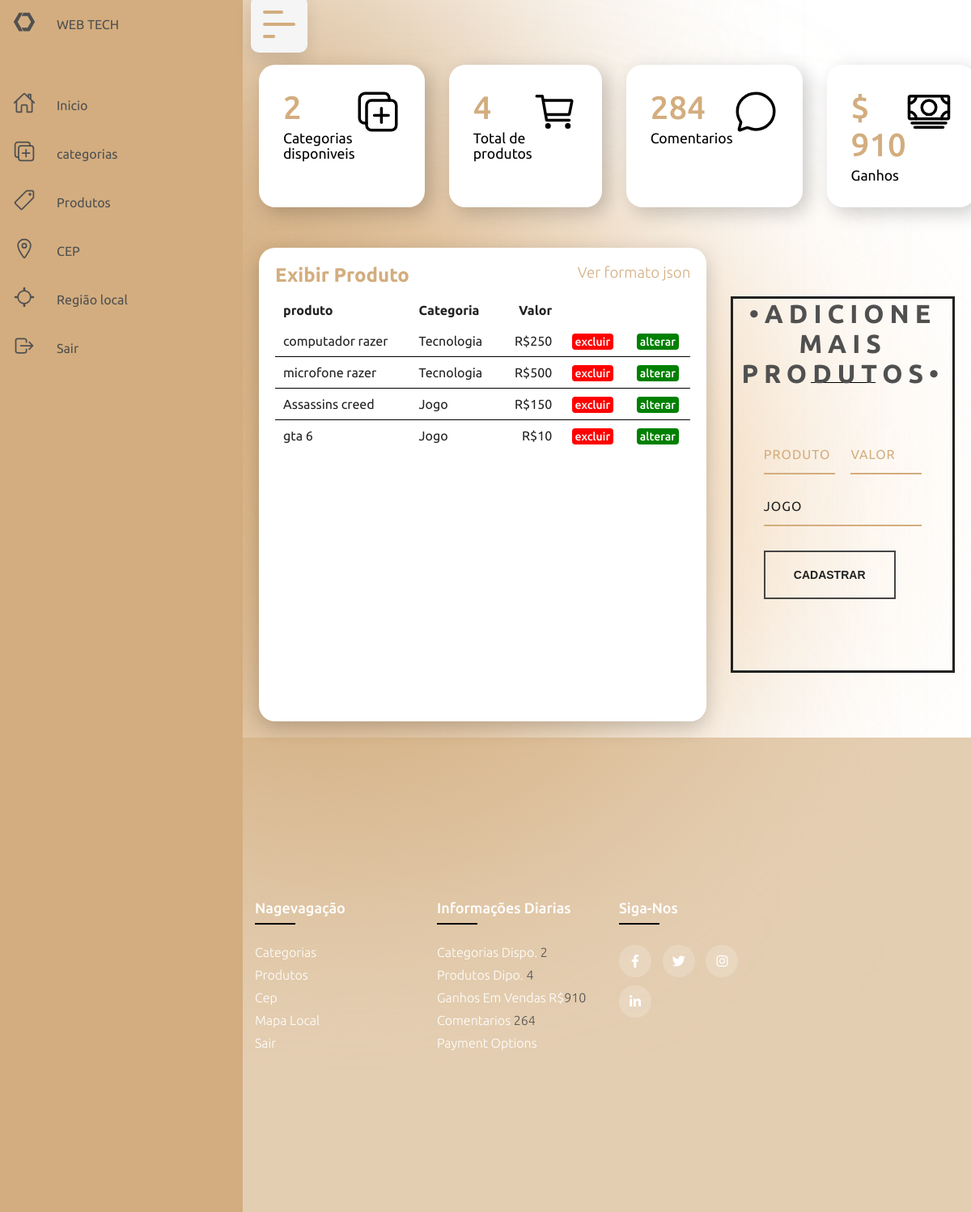
Page /produto-exibir.php?idProduto=3&produto=Assassins creed&categoria=Jogo&valor=150 on the committed database.
### tables this page shows
CREATE TABLE `tbproduto` (
  `idProduto` int(11) NOT NULL,
  `produto` varchar(50) DEFAULT NULL,
  `idCategoria` int(11) DEFAULT NULL,
  `valor` float DEFAULT NULL
);

CREATE TABLE `tbcategoria` (
  `idCategoria` int(11) NOT NULL,
  `categoria` varchar(20) DEFAULT NULL
);

### produto-exibir.php (the view, shortened to what this page needs)
<?php
include('partes/cabecalho.php');
include('partes/menu.php');
include("conexao.php");
?>
<?php
$stmtCat = $pdo->prepare("select * from tbCategoria");
$stmtCat->execute();
$stmtCat2 = $pdo->prepare("select * from tbCategoria");
$stmtCat2->execute();
$stmt = $pdo->prepare("select p.idProduto,p.produto,c.categoria,p.valor
	from tbproduto p
	inner join tbcategoria c
	on p.idCategoria = c.idCategoria");
$stmt->execute();
?>
<?php
$cat = @$_GET['categoria'];
?>
<div class="details">
    <div class="recentOrdes">
        <div class="cardHeader">
            <h2>Exibir Produto</h2>
            <h3><a href="./produto-json.php">Ver formato json</a></h3>
        </div>
        <table>
            <thead>
                <tr class="filtro">
                    <td>produto</td>
                    <td>Categoria</td>
                    <td>Valor</td>
                    <td> &nbsp; </td>
                    <td> &nbsp;</td>
                </tr>
            </thead>
            <tbody>
                <?php
                while ($row = $stmt->fetch(PDO::FETCH_BOTH)) {
                    echo "<tr>";
                    echo "<td>" . $row[1] . "</td>";
                    echo "<td>" . $row[2] . "</td>";
                    echo "<td> R$" . $row[3] . "</td>";
                    echo  "<td
                 <div class='box'>
                    <div class='modal-container' id='m1-o' style='--m-background: transparent;'>
                        <div class='modal'>
                            <h1 class='modal__title'>Tem certeza ?</h1>
                            <p class='modal__text'>Essa exclusão será feita permanentemente. Tem certeza ?</p>
                            <a href='#m1-c' class='link-2'></a>
                           <a href='crud/produto-exclusao.php?id=$row[0]' class='link-1'>Excluir Produto</a>
                        </div>
                    </div>
                </div>
                <a href='?#m1-o' id='m1-c'><span class='status return'>excluir</span></a></td>";
                    echo "<td><a href='?idProduto=$row[0]&produto=$row[1]&categoria=$row[2]&valor=$row[3] #m2-o' id='m2-c'><span class='status delivered'>alterar</span></a></td>";
                }
                ?>
        <div class="box">
                                    <?php
                                    while ($rowCat = $stmtCat->fetch(PDO::FETCH_BOTH)) {
                                        if ($cat == $rowCat[1]) {
                                            $sel = "selected";
                                        } else {
                                            $sel = "";
                                        }
                                    }
                                    ?>
        </div>
    <div id="containerForm">
        <h1>&bull;adicione mais produtos&bull;</h1>
        <div class="underline"></div>
        <form action="./crud/produto-salvar.php" method="post" id="contact_form">
            <div class="name">
                <input type="text" placeholder="Produto" name="txProduto" id="txProduto" required>
            </div>
            <div class="email">
                <input type="text" placeholder="Valor" name="txValor" id="txValor" required>
            </div>
            <div class="subject">
                <select placeholder="Categoria" name="txIdCategoria" required>
                    <?php
                    while ($rowCat2 = $stmtCat2->fetch(PDO::FETCH_BOTH)) {
                        if ($cat == $rowCat2[1]) {
                            $sel = "selected";
                        } else {
                            $sel = "";
                        }
                        echo "<option value='$rowCat2[0]' $sel> $rowCat2[1] </option>";
                    }
                    ?>
                </select>
            </div>
            <div class="submit">
                <input type="submit" value="Cadastrar" id="form_button">
            </div>
        </form>
    </div>
<?php
include('partes/rodape.php');
?>

### css/style.css (style rules this page uses)
* { margin: 0; padding: 0; box-sizing: border-box; font-family: 'Ubuntu', sans-serif; outline: none; border:none; text-decoration: none; text-transform:none; }
:root { --blue: #287bff; --gold: #d3ad7f; --white: #fff; --grey: #f5f5f5; --black: #222; --borderBlack:.2px solid #000000; --borderWhite:.2px solid #fff; --backGray: rgb(80, 80, 80); --secondGray: rgb(136, 136, 136); }
body { min-height: 100vh; overflow-x: hidden; }
.details, .detailsMap { position: relative; width: 100%; padding: 20px; display: grid; grid-template-columns: 2fr 1fr; grid-gap: 30px; margin-top: 10px; }
.details .recentOrdes, .details .recentOrdesCategoria, .detailsMap .recentOrdesMap { position: relative; display: unset; min-height: 500px; background: var(--white); padding: 20px; box-shadow: 0 7px 25px rgba(0, 0, 0, 0.20); border-radius: 20px; }
.cardHeader { display: flex; justify-content: space-between; align-items: flex-start; }
.cardHeader h2 { font-weight: 600; color: var(--gold); }
.cardHeader a { font-weight: 300; color: var(--gold); }
.details table, .detailsMap table { width: 100%; border-collapse: collapse; margin-top: 10px; }
.details table thead td, .detailsMap table thead td { font-weight: 600; }
.details .recentOrdes table tr, .details .recentOrdesCategoria table tr, .detailsMap .recentOrdesMap table tr { color: var(--black); border-bottom: var(--borderBlack); }
.details .recentOrdes table tr:last-child, .details .recentOrdesCategoria table tr:last-child, .detailsMap .recentOrdesMap table tr:last-child { border-bottom: none; }
.details .recentOrdes table tr td, .details .recentOrdesCategoria table tr td, .detailsMap .recentOrdesMap table tr td { padding: 10px; }
.details .recentOrdes table tr td:last-child, .details .recentOrdesCategoria table tr td:last-child, .detailsMap .recentOrdesMap table tr td:last-child { text-align: center; }
.details .recentOrdes table tr td:nth-child(2), .details .recentOrdesCategoria table tr td:nth-child(2), .detailsMap .recentOrdesMap table tr td:nth-child(2) { text-align: start; }
.details .recentOrdes table tr td:nth-child(3), .details .recentOrdesCategoria table tr td:nth-child(3), .detailsMap .recentOrdesMap table tr td:nth-child(3) { text-align: end; }
.status.delivered { padding: 2px 4px; background: green; color: var(--white); border-radius: 4px; font-size: 14px; font-weight: 500; }
.status.return { padding: 2px 4px; background: red; color: var(--white); border-radius: 4px; font-size: 14px; font-weight: 500; }

### css/footer_modal.css (style rules this page uses)
:root { --blue: #287bff; --gold: #d3ad7f; --white: #fff; --grey: #f5f5f5; --black: #222; --borderBlack:.2px solid #000000; --borderWhite:.2px solid #fff; --backGray: rgb(80, 80, 80); --secondGray: rgb(136, 136, 136); }
span { color: var(--backGray); }
a, a:link { font-family: inherit; text-decoration: none; }
:root { --primary: hsl(255, 30%, 55%); --border-color: hsla(0, 0%, 100%, .2); --background: linear-gradient(to right, hsl(33, 30%, 70%), hsl(40, 39%, 91%)); --shadow-1: hsla(236, 50%, 50%, .3); --shadow-2: hsla(236, 50%, 50%, .4); font-family: -apple-system, BlinkMacSystemFont, 'Segoe UI', 'Open Sans', sans-serif; }
.box { display: flex; flex-direction: column; justify-content: center; align-items: center; height: auto; padding: 0 4rem 2rem; }

### rows in the picture
tbproduto: produto "computador razer", idCategoria.categoria "Tecnologia", valor "250"
tbproduto: produto "microfone razer", idCategoria.categoria "Tecnologia", valor "500"
tbproduto: produto "Assassins creed", idCategoria.categoria "Jogo", valor "150"
tbproduto: produto "gta 6", idCategoria.categoria "Jogo", valor "10"

### other values in the picture
$rowCat[0] "2"
$row[0] "4"
$row2[0] "910"
form field txIdCategoria "Jogo"
